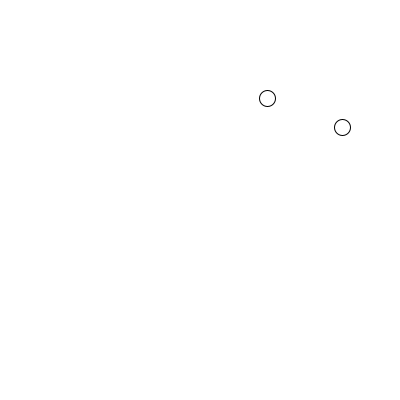
Frame 1 (no input)
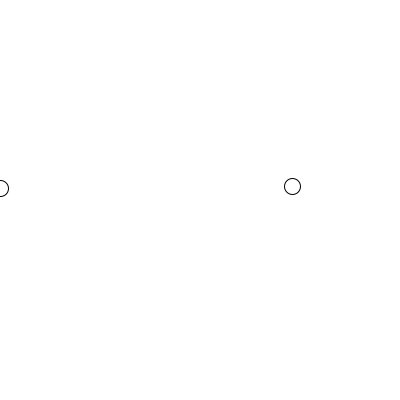
Frame 60 (the mouse pressed at the canvas centre just before this capture)
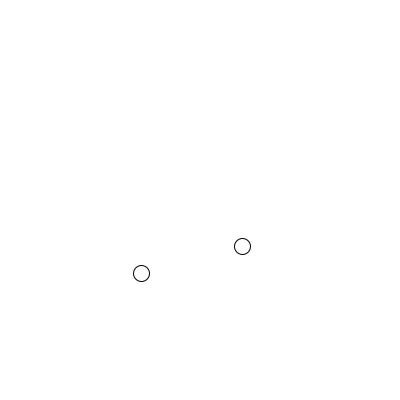
Frame 120 (the mouse held since frame 60 and released just before this capture)

The Processing sketch that drew these frames (run headless with seeded random() and noise(); from frame 60 on, the mouse is pressed at the canvas centre):

// Processing sketch: sketch_170711a
// ── sketch_170711a.pde
Particula p, q;

void setup(){
  size(400,400);
  p = new Particula();//crear instancia
  q = new Particula();//crear instancia
}
void draw(){
  background(255);
  p.update();
  q.update();
  p.draw();
  q.draw();
}




// ── Particula.pde
class Particula{//Nombre de la clase en mayuscula
  float x, y;//posicion
  float dx, dy;//velocidad
  float tamano;
    
  Particula(){//constructor
    x      = random(width);
    y      = random(height);
    dx     = random(-10,10);
    dy     = random(-10,10);
    tamano = 16;
  }
  void update(){
    x+=dx;
    y+=dy;
    if(x<0)     x+=width;
    if(x>width) x-=width;
    if(y<0)     y+=height;
    if(y>height)y-=height;
  }
  void draw(){
    pushMatrix();
    translate(x,y);
    ellipse(0,0,tamano,tamano);
    popMatrix();
  }
}
